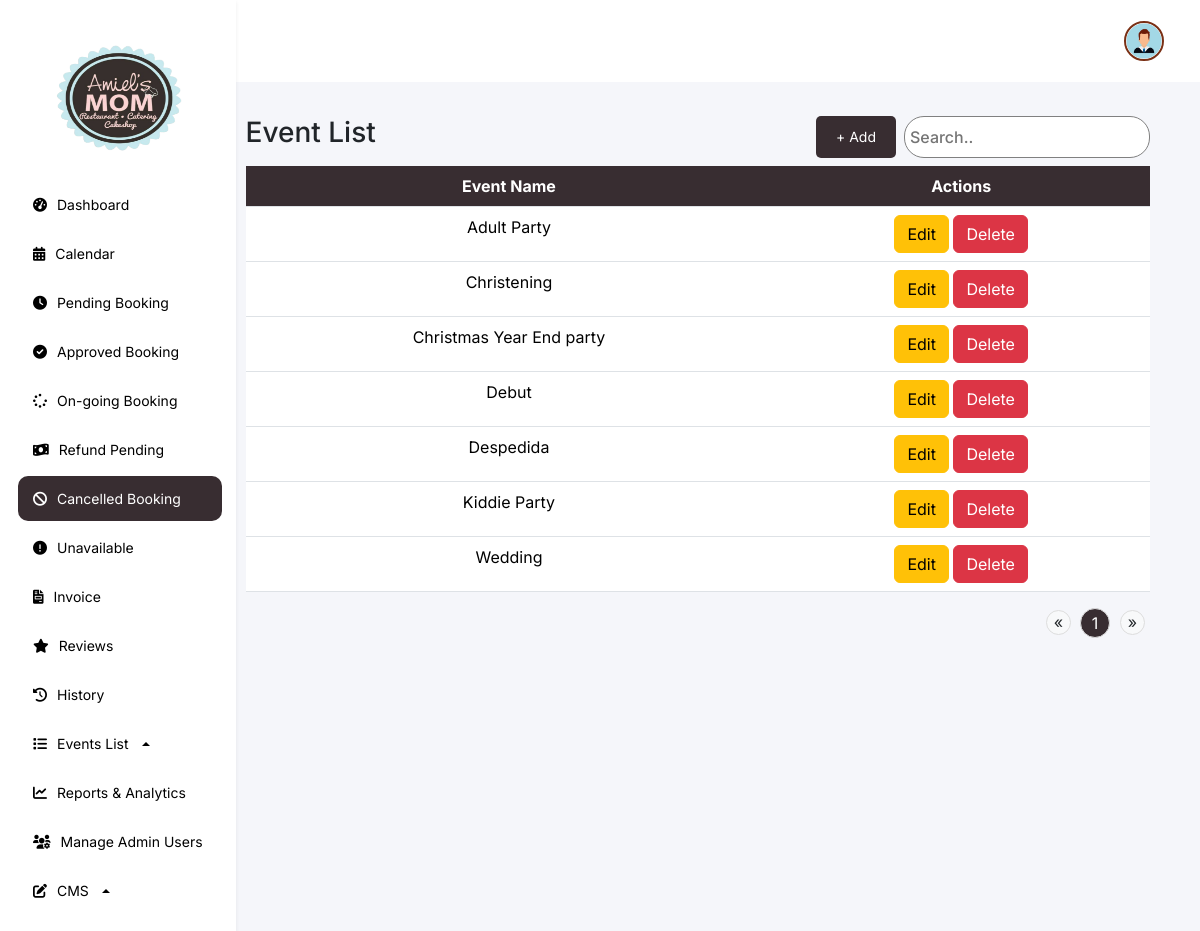
The app's page /features/admin/web/events_list.php (signed in) with its own data.
### tables this page shows
CREATE TABLE `event_list` (
  `id` int(11) NOT NULL,
  `type_of_event` varchar(255) NOT NULL
);

### features/admin/web/events_list.php (the view, shortened to what this page needs)
<?php
require '../../../db.php';
$page = isset($_GET['page']) ? intval($_GET['page']) : 1;
$limit = 5;
$total_query = "SELECT COUNT(*) as total FROM booking";
$total_result = $conn->query($total_query);
$total_row = $total_result->fetch_assoc();
$total_records = $total_row['total'];
$total_pages = ceil($total_records / $limit);
$query = "SELECT * FROM event_list";
$result = $conn->query($query);
?>
<!DOCTYPE html>
<html lang="en">
<head>
    <link rel="stylesheet" href="https://cdnjs.cloudflare.com/ajax/libs/font-awesome/6.0.0-beta3/css/all.min.css">
    <link href="https://cdn.jsdelivr.net/npm/bootstrap@5.3.3/dist/css/bootstrap.min.css" rel="stylesheet"
>
    <link href="https://cdn.jsdelivr.net/npm/sweetalert2@11.5.0/dist/sweetalert2.min.css" rel="stylesheet">
    <link rel="stylesheet" href="../css/index.css">
</head>
<body>
    <div class="navbar flex-column bg-white shadow-sm p-3 collapse d-md-flex" id="navbar">
    <div class="navbar-links">
        <a class="navbar-brand d-none d-md-block logo-container" href="#">
            <img src="../../../assets/logo.png" alt="Logo">
        </a>
        <a href="dashboard.php">
            <i class="fa-solid fa-gauge-high"></i>
            <span>Dashboard</span>
        </a>
        <a href="calendar.php">
            <i class="fa-solid fa-calendar-days"></i>
            <span>Calendar</span>
        </a>
        <a href="pending.php">
            <i class="fa-solid fa-clock"></i>
            <span>Pending Booking</span>
        </a>
        <a href="approve.php">
            <i class="fa-solid fa-check-circle"></i>
            <span>Approved Booking</span>
        </a>
        <a href="on-going.php">
            <i class="fa-solid fa-spinner"></i>
            <span>On-going Booking</span>
        </a>
        <a href="refund.php">
            <i class="fa-solid fa-money-bill-wave"></i>
            <span>Refund Pending</span>
        </a>
        <a href="cancel.php" class="navbar-highlight">
            <i class="fa-solid fa-ban"></i>
            <span>Cancelled Booking</span>
        </a>
        <a href="unavailable.php">
            <i class="fa-solid fa-exclamation-circle"></i>
            <span>Unavailable</span>
        </a>
        <a href="invoice.php">
            <i class="fa-solid fa-file-invoice"></i>
            <span>Invoice</span>
        </a>
        <a href="reviews.php">
            <i class="fa-solid fa-star"></i>
            <span>Reviews</span>
        </a>
        <a href="history.php">
            <i class="fa-solid fa-clock-rotate-left"></i>
            <span>History</span>
        </a>
        <div class="dropdown dropup">
            <a href="#" class="dropdown-toggle" id="eventsListDropdown" role="button" data-bs-toggle="dropdown" aria-expanded="false">
                <i class="fa-solid fa-list"></i>
                <span>Events List</span>
            </a>
        </div>
        <a href="reports.php">
            <i class="fa-solid fa-chart-line"></i>
            <span>Reports & Analytics</span>
        </a>
        <a href="admin-user.php">
            <i class="fa-solid fa-users-gear"></i>
            <span>Manage Admin Users</span>
        </a>
        <div class="dropdown dropup">
            <a href="#" class="dropdown-toggle" id="servicesDropdown" role="button" data-bs-toggle="dropdown" aria-expanded="false">
                <i class="fa-solid fa-pen-to-square"></i>
                <span>CMS</span>
            </a>
        </div>
    </div>
    </div>
    <div class="content flex-grow-1">
        <div class="header">
            <div class="profile-admin">
                <div class="dropdown">
                    <button class="" type="button" data-bs-toggle="dropdown" aria-expanded="false">
                        <img src="../../../assets/profile/user.png"
                            style="width: 40px; height: 40px; object-fit: cover;">
                    </button>
                </div>
            </div>
        </div>
        <div class="container mt-4">
            <div class="d-flex justify-content-between mb-2">
                <h3>Event List</h3>
                <div class="d-flex gap-2">
                    <button class="btn btn-primary add-btn" data-bs-toggle="modal" data-bs-target="#events_list">+
                        Add</button>
                    <input type="text" class="search" placeholder="Search.." id="searchInput">
                </div>
            </div>
            <div class="table-responsive">
                <table class="table">
                    <thead>
                        <tr>
                            <th scope="col">Event Name</th>
                            <th scope="col">Actions</th>
                        </tr>
                    </thead>
                    <tbody>
                        <?php while ($row = $result->fetch_assoc()): ?>
                            <tr>
                                <td><?php echo htmlspecialchars($row['type_of_event']); ?></td>
                                <td>
                                    <button class="btn btn-warning edit-btn" data-id="<?php echo $row['id']; ?>"
                                        data-event_name="<?php echo htmlspecialchars($row['type_of_event']); ?>"
                                        data-bs-toggle="modal" data-bs-target="#events_list">Edit</button>
                                    <form method="POST" action="../function/php/event_list.php" style="display:inline;">
                                        <button type="submit" name="action" value="delete"
                                            class="btn btn-danger">Delete</button>
                                    </form>
                                </td>
                            </tr>
                        <?php endwhile; ?>
                    </tbody>
                </table>
                <nav aria-label="Page navigation">
                    <ul class="pagination d-flex justify-content-end">
                        <?php if ($page > 1): ?>
                            <li class="page-item pg-btn"><a class="page-links"
                                    href="?page=<?php echo $page - 1; ?>">&laquo;</a></li>
                        <?php else: ?>
                            <li class="page-item pg-btn disabled"><span class="page-links">&laquo;</span></li>
                        <?php endif; ?>
                        <?php for ($i = 1; $i <= $total_pages; $i++): ?>
                            <li class="page-item <?php echo ($i == $page) ? 'active' : ''; ?>">
                                <a class="page-link" href="?page=<?php echo $i; ?>"><?php echo $i; ?></a>
                            </li>
                        <?php endfor; ?>
                        <?php if ($page < $total_pages): ?>
                            <li class="page-item pg-btn"><a class="page-links"
                                    href="?page=<?php echo $page + 1; ?>">&raquo;</a></li>
                        <?php else: ?>
                            <li class="page-item pg-btn disabled"><span class="page-links">&raquo;</span></li>
                        <?php endif; ?>
                    </ul>
                </nav>
</html>

### features/admin/css/index.css (style rules this page uses)
* { font-family: "Inter", sans-serif; font-optical-sizing: auto; font-style: normal; margin: 0; }
body { margin: 0; padding: 0; display: flex; overflow-x: hidden; }
.navbar { background-color: #FFFFFF; display: flex; flex-direction: column; align-items: start; padding: 20px; box-shadow: 2px 0 5px rgba(0, 0, 0, 0.1); min-width: 230px; }
.navbar a { color: #000; padding: 12px 15px; text-decoration: none; width: 100%; display: flex; align-items: center; gap: 10px; font-size: 14px !important; margin: 2px; }
.navbar-highlight { color: #FFFFFF !important; border-radius: 10px; padding: 12px 15px !important; text-decoration: none !important; width: 100% !important; display: flex !important; align-items: center !important; gap: 10px !important; font-size: 14px !important; background-color: #382D31 !important; }
.navbar-brand { padding: 0 !important; }
.navbar-brand img { display: block; justify-content: center; align-items: center; width: 70%; height: 15vh; margin: 20px 0 20px 30px; }
.navbar-links { display: flex; flex-direction: column; width: 100%; }
.content { flex-grow: 1; background-color: #F5F6FA; }
.header { display: flex; align-items: center; padding: 20px; justify-content: space-between; background-color: #FFFFFF !important; }
.header button { margin-right: 10px; }
.profile-admin { display: flex; align-items: center; margin-left: auto; gap: 5px; }
.profile-admin img { width: 40px; height: 40px; border-radius: 50%; margin-right: 10px; border: 2px solid #7A3015; }
.profile-admin button { background-color: transparent; border: none; font-size: 20px; display: flex; margin: auto; }
table { border-radius: 24px !important; }
th,tr { background-color: #382D31 !important; color: #fff !important; text-align: center; white-space: nowrap !important; }
.container { padding: 10px 50px 10px 10px; }
.pagination .page-item { margin: 0 5px; }
.pg-btn { margin-top: 2px !important; }
.pagination .page-link { width: 30px; height: 30px; text-align: center; border-radius: 50%; background-color: #f8f9fa; border: 1px solid #ddd; transition: background-color 0.3s, color 0.3s; }
.pagination .page-item.active .page-link { background-color: #382D31; color: white; border-color: #ddd; }
.pagination a { display: flex; align-items: center; justify-content: center; margin: auto; }
.page-links { width: 25px; height: 25px; text-align: center; border-radius: 50%; background-color: #f8f9fa; border: 1px solid #ddd; transition: background-color 0.3s, color 0.3s; display: flex; align-items: center; justify-content: center; text-decoration: none; }
.container input { background-color: silver; font-weight: 500; }
.add-btn { background-color: #382D31; color: #fff; border: none; border-radius: 5px; padding: 3px 20px; font-size: 14px; }
.search { background-color: #fff !important; border: 1px solid #808080; border-radius: 20px; padding: 5px; }
.pagination a { color:#382D31; }

### records on screen
event_list: type_of_event "Adult Party"
event_list: type_of_event "Christening"
event_list: type_of_event "Christmas Year End party"
event_list: type_of_event "Debut"
event_list: type_of_event "Despedida"
event_list: type_of_event "Kiddie Party"
event_list: type_of_event "Wedding"
